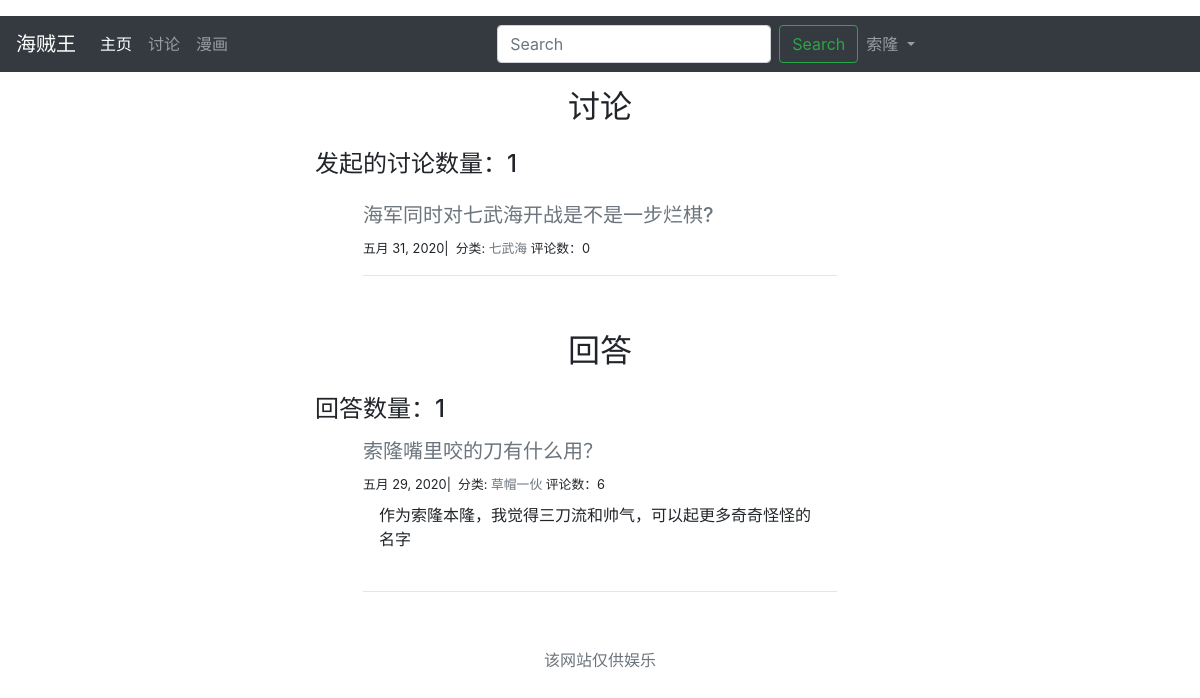
/user/user_join (signed in), run on the app's committed database.
### topic/models.py (models this page shows, shortened)
class Topic(models.Model):
    title = models.CharField(max_length=255)
    topic_type = models.ForeignKey(TopicType, on_delete=models.CASCADE,related_name='topic_type')
    content = RichTextUploadingField(null=True, blank=True)
    created_time = models.DateTimeField(auto_now_add=True)
    creator = models.ForeignKey(User, on_delete=models.CASCADE, related_name='creator',null=True,blank=True)
    last_modified = models.DateTimeField(auto_now_add=True)

class TopicType(models.Model):
    type_name = models.CharField(max_length=20)
    type_introduction = models.TextField(null=True, blank=True)
    image = models.ImageField(upload_to='topic_type_images/', null=True, blank=True)
    def __str__(self):
        return self.type_name

### comment/models.py (models this page shows, shortened)
class Comment(models.Model):
    content_type = models.ForeignKey(ContentType, on_delete=models.CASCADE)
    object_id = models.PositiveIntegerField()
    content_object = GenericForeignKey('content_type', 'object_id')
    text = RichTextUploadingField()
    comment_time = models.DateTimeField(auto_now_add=True)
    comment_user = models.ForeignKey(User, on_delete=models.CASCADE, related_name='comments')
    parent = models.ForeignKey('self', null=True, blank=True, on_delete=models.CASCADE, related_name='parent_comment')
    reply_to = models.ForeignKey(User, null=True, blank=True, on_delete=models.CASCADE, related_name='reply')
    root = models.ForeignKey('self', related_name='root_comment', null=True,blank=True, on_delete=models.CASCADE)
    class Meta:
        ordering = ['comment_time']

### user/views.py (the view)
# urls.py: path('user_join', views.user_join, name='user_join'),
def user_join(request):
    topics = Topic.objects.filter(creator=request.user)
    comments = Comment.objects.filter(comment_user=request.user, parent=None)
    context = {
        'topics': topics,
        'comments': comments,
    }
    return render(request, 'user_join.html', context)

### comment/templatetags/comment_tags.py (called while the page is built)
@register.simple_tag
def get_comment_count(obj):
    content_type = ContentType.objects.get_for_model(obj)
    return Comment.objects.filter(content_type=content_type, object_id=obj.pk).count()

### user/templatetags/user_tags.py (called while the page is built)
@register.simple_tag
def get_topic(object_id):
    return Topic.objects.get(pk=object_id)

### user/templates/user_join.html (shortened to what this page needs)
{% extends 'base.html' %}
{% load user_tags %}
{% load comment_tags %}
{% block content %}
    <section>
        <div class="py-3">
            <h2 class="text-center">讨论</h2>
        </div>
        <div class="container w-50">
            <span class="h4">发起的讨论数量：{{ topics.count }}</span>
            <br>
            <div class="py-3 px-5">
                {% for topic in topics %}
                    <div class="py-2">
                        <a href="{% url 'topic:topic_detail' topic.pk %}">
                            <h5 class="text-muted">{{ topic.title }}</h5>
                        </a>
                        <small>
                            {{ topic.created_time.date }}|&nbsp;
                            分类:
                            <a href="{% url 'topic:topisc_with_type' topic.topic_type.pk %}">
                            <span class="font-weight-normal text-secondary" title="{{ topic.topic_type.type_introduction|safe}}" data-toggle="tooltip"
                            data-placement="top">{{ topic.topic_type }}</span>
                            </a>
                            <span>评论数：{% get_comment_count topic %}</span>
                        </small>
                        <hr>
                    </div>
                {% endfor %}
            </div>
        </div>
    </section>
    <section>
        <div class="py-3">
            <h2 class="text-center">回答</h2>
        </div>
        <div class="container w-50">
            <span class="h4">回答数量：{{ comments.count }}</span>
            <br>
            <div class="py-3 px-5">
                {% for comment in comments %}
                    <div>
                        {% get_topic  comment.object_id as topic %}
                        <a href="{% url 'topic:topic_detail' comment.object_id %}">
                            <h5 class="text-muted">{{ topic.title }}</h5>
                        </a>
                        <small>
                            {{ topic.created_time.date }}|&nbsp;
                            分类:
                            <a href="{% url 'topic:topisc_with_type' topic.topic_type.pk %}">
                            <span class="font-weight-normal text-secondary" title="{{ topic.topic_type.type_introduction }}" data-toggle="tooltip"
                            data-placement="top">{{ topic.topic_type }}</span>
                            </a>
                            <span>评论数：{% get_comment_count topic %}</span>
                        </small>
                        <div class="px-3 py-2">
                            <span>{{ comment.text|safe }}</span>
                        </div>
                    </div>
                    <hr>
                {% endfor %}
            </div>
        </div>
    </section>
{% endblock %}

### templates/base.html (shortened to what this page needs)
<!DOCTYPE html>
<html lang="zh-hans">
<head>
{% load static %}
    <link rel="stylesheet" href="https://stackpath.bootstrapcdn.com/bootstrap/4.1.3/css/bootstrap.min.css">
</head>
<body>
<header>
<div class="navbar-background ">
    <nav class="navbar navbar-expand-sm navbar-dark bg-dark mt-3 ">
          <a class="navbar-brand" href="/">
              海贼王
          </a>
          <div class="collapse navbar-collapse" id="navbarSupportedContent">
            <ul class="navbar-nav mr-auto">
              <li class="nav-item active">
                <a class="nav-link" href="/">主页 <span class="sr-only">(current)</span></a>
              </li>
              <li class="nav-item">
                <a class="nav-link" href="{% url 'topic:topic_index' %}">讨论</a>
              </li>
                <li class="nav-item">
                    <a class="nav-link" href="{% url 'comic_index' %}">漫画</a>
                </li>
            </ul>
            <form class="form-inline my-2 my-lg-0">
              <input class="form-control mr-sm-2" type="search" placeholder="Search" aria-label="Search">
              <button class="btn btn-outline-success my-2 my-sm-0" type="submit">Search</button>
            </form>
              <ul class="navbar-nav mr-auto ">
                  {% if not user.is_authenticated %}
              <li class="nav-item">
                  <a class="nav-link" href="{% url 'login' %}?from={{ request.get_full_path }}">登录</a>
              </li>
              <li class="nav-item">
                 <a class="nav-link" href="{% url 'register' %}?from={{ request.get_full_path }}">注册</a>
              </li>
                  {% else %}
                <li class="nav-item dropdown">
                <a class="nav-link dropdown-toggle" href="#" id="navbarDropdown" role="button" data-toggle="dropdown" aria-haspopup="true" aria-expanded="false">
                  {{ user.username }}
                </a>
              </li>
                  {% endif %}
              </ul>
          </div>
    </nav>
</div>
</header>
<main>
    {% block content %}
    {% endblock content %}
</main>
<footer class="text-center text-muted py-4">
    该网站仅供娱乐
</footer>
</body>
</html>

### data on the page
Topic: title "海军同时对七武海开战是不是一步烂棋?", created_time "五月 31, 2020", topic_type "七武海", id "0"
Comment: text "作为索隆本隆，我觉得三刀流和帅气，可以起更多奇奇怪怪的名字"
Topic: title "索隆嘴里咬的刀有什么用？", created_time "五月 29, 2020", topic_type "草帽一伙", id "6"

### other printed values
{{ user.username }} "索隆"
{{ topics.count }} "1"
{{ comments.count }} "1"
